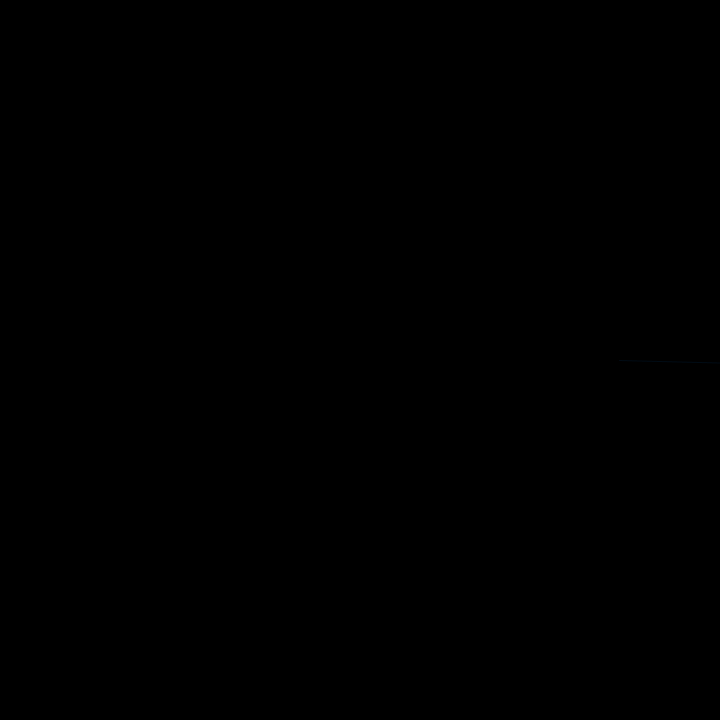
Frame 1 (no input)
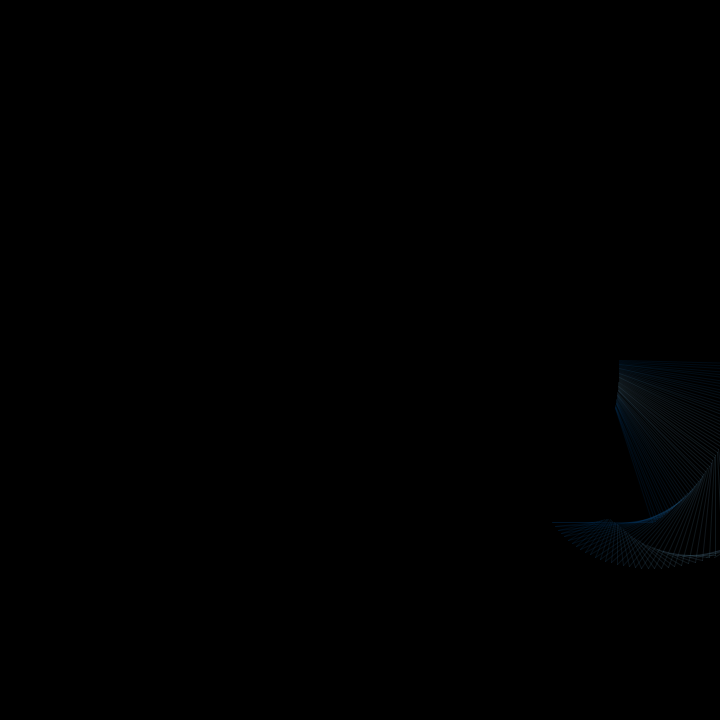
Frame 60 (the mouse pressed at the canvas centre just before this capture)
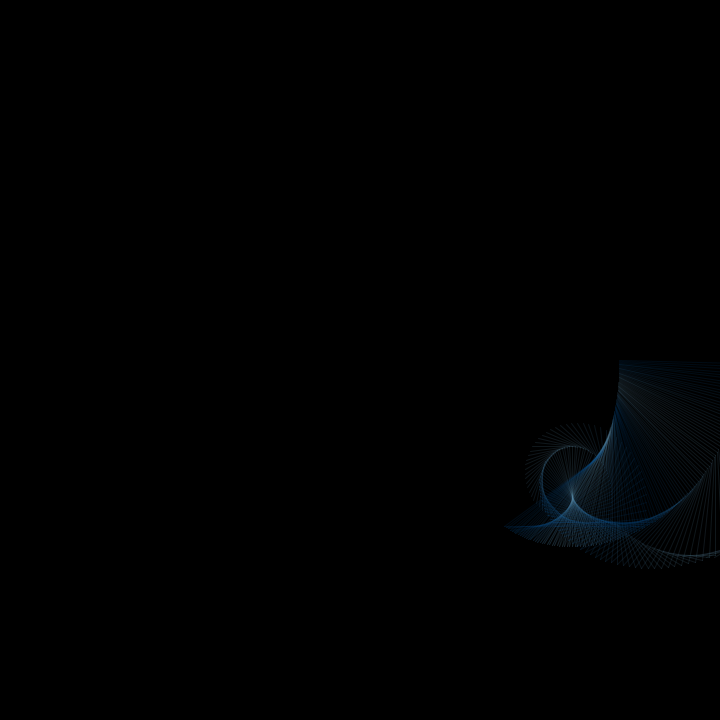
Frame 120 (the mouse held since frame 60 and released just before this capture)

The Processing sketch that drew these frames (run headless with seeded random() and noise(); from frame 60 on, the mouse is pressed at the canvas centre):

// Processing sketch: processing_148002
// ── processing_148002.pde


/**
 * SKETCH BASE PER ESERCITAZIONE 7
 * Corso di Computer Graphic 2013/14 prof. A. Belluscio
 *
 * Intervenire nelle parti contrassegnate con //++
 * seguendo le indicazioni riportate in:
 * http://www.exframes.net/cgbrera/lezioni/2013/grafica-computazionale
 */

//++ Modificare gli otto parametri seguenti

float raggio1 = 260;  // lunghezza del 1° segmento 
float raggio2 = 120;   // lunghezza del 2° segmento
float raggio3 = 100;   // lunghezza del 3° segmento
float raggio4 = 40;   // lunghezza del 4° segmento

float passoAngolo1 = PI/999;  // velocita' di rotazione del 1° segmento
float passoAngolo2 = PI/150;  // velocita' di rotazione del 2° segmento
float passoAngolo3 = PI/60;   // velocita' di rotazione del 3° segmento
float passoAngolo4 = PI/30;    // velocita' di rotazione del 4° segmento
color azzurro = color(96, 144, 170);
color blu = color(0, 71, 133);
void setup()
{
  size(720,720);
  stroke(255,40);
  background(0);
}

void draw () 
{
  // Centro dell'area di visualizzazione
  float c0x = 360;
  float c0y = 360;
  
  // Calcola l'estremita' finale del 1° segmento
  float angolo1 = frameCount*passoAngolo1;
  float c1x = c0x + cos(angolo1)*raggio1;
  float c1y = c0y + sin(angolo1)*raggio1;
  
  // Calcola l'estremita' finale del 2° segmento
  float angolo2 = frameCount*passoAngolo2;
  float c2x = c1x + cos(angolo2)*raggio2;
  float c2y = c1y + sin(angolo2)*raggio2;
  
  // Calcola l'estremita' finale del 3° segmento
  float angolo3 = frameCount*passoAngolo3;
  float c3x = c2x + cos(angolo3)*raggio3;
  float c3y = c2y + sin(angolo3)*raggio3;
  
  // Calcola l'estremita' finale del 4° segmento
  float angolo4 = frameCount*passoAngolo4;
  float c4x = c3x + cos(angolo4)*raggio4;
  float c4y = c3y + sin(angolo4)*raggio4;
  
  //++ Calcolare le coordinate cromatiche usando i valori 
  //   presenti o ricavati da altre funzioni non randomiche
  color middlecolor = lerpColor (azzurro, blu, cos(angolo4)*0.5+0.5);
  stroke (middlecolor, 40); 


  //++ Impostare il colore dei tre segmenti
  //   eventualmente con colori diversi
  
  // Disegna il 2°, il 3° e il 4° segmento
  line(c1x,c1y, c2x,c2y);  
  line(c2x,c2y, c3x,c3y); 
  line(c3x,c3y, c4x,c4y);
}
